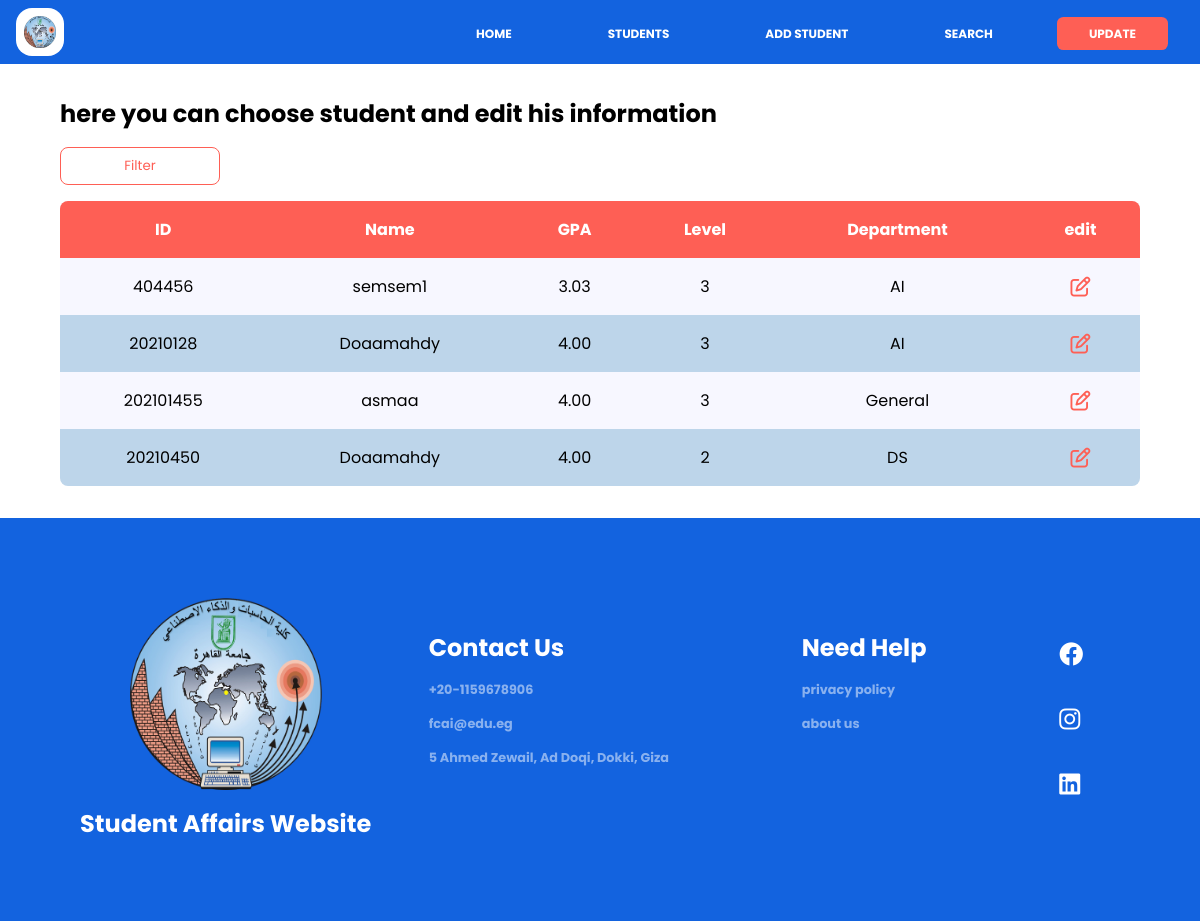
The app's page /update/, older data.
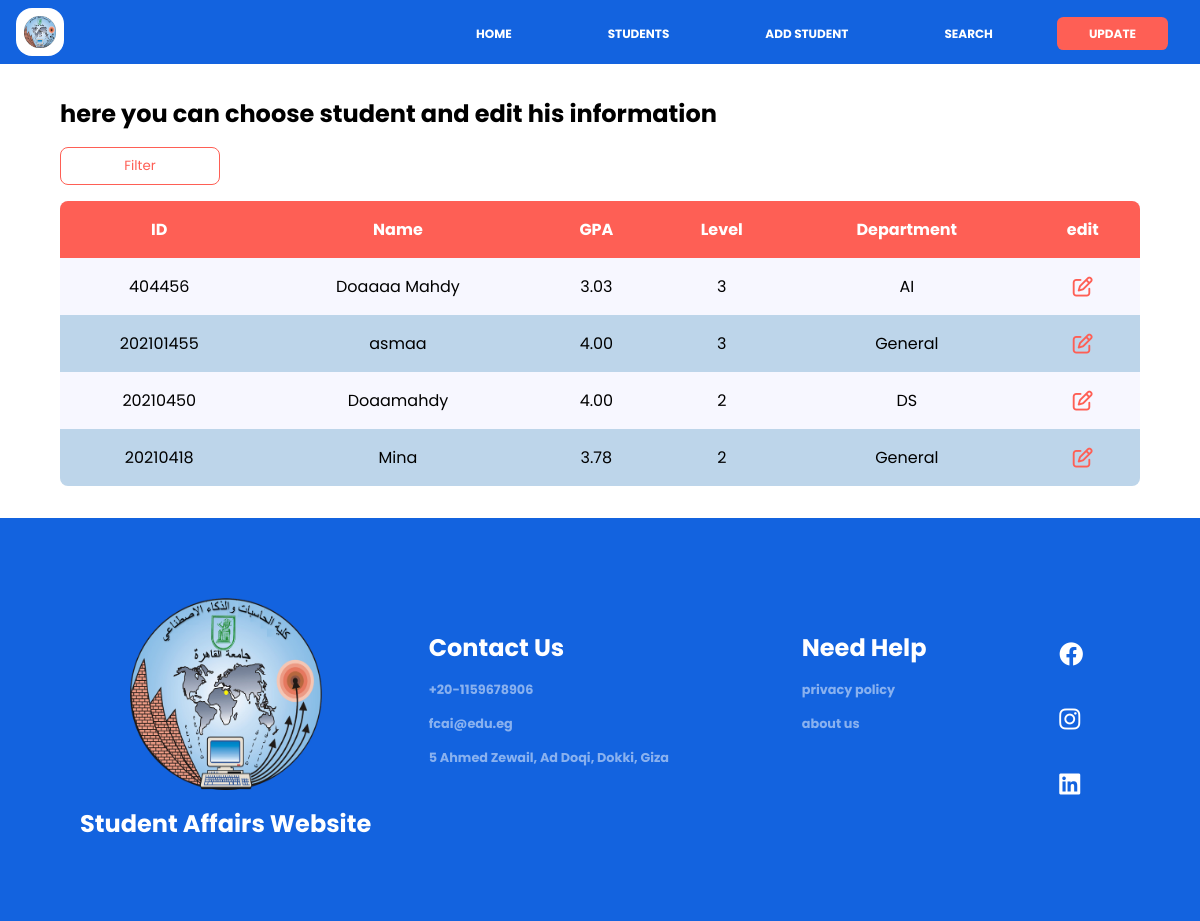
The same page, newer data.
### pages/models.py (models this page shows, shortened)
class Student(models.Model):
    ID = models.CharField(max_length=255, primary_key=True)
    name = models.CharField(max_length=255)
    birthDate = models.DateField(auto_now=False, auto_now_add=False, default=timezone.now)
    GPA = models.DecimalField(max_digits=3, decimal_places=2)
    email = models.CharField(max_length=255)
    phone = models.CharField(max_length=11)
    level_choices = [
        ("1", "one"),
        ("2", "two"),
        ("3", "three"),
        ("4", "four"),
    ]
    level = models.CharField(max_length=10,
                    choices=level_choices, null=True)
    department_choices = [
        ("General", "General"),
        ("CS", "Computer Science"),
        ("IT", "Information Technology"),
        ("IS", "Information System"),
        ("DS", "Decision Support"),
        ("AI", "Artificial Intelligence"),
    ]
    department = models.CharField(max_length=40,
                                choices=department_choices, null=True)
    gender_choices = [
        ("male", "male"),
        ("female", "female")
    ]
    gender = models.CharField(max_length=10,
                            choices=gender_choices, null=True)
    status_choices = [
        ("active", "active"),
        ("inactive", "inactive")
    ]
    status = models.CharField(max_length=15,
                            choices=status_choices, null=True)

### pages/views.py (the view)
# urls.py: path('update/', views.update, name='update'),
def update(request):
    template = loader.get_template('update.html')
    students = Student.objects.all().values()
    context = {
      'students' : students,
    }
    return HttpResponse(template.render(context, request))

### pages/templates/update.html (shortened to what this page needs)
{% extends 'master.html' %}
{% load static %}
{% block styles %}
<link rel="stylesheet" href="{% static 'css/style.css' %}" />
<link rel="stylesheet" href="{% static 'css/styleUpdate.css' %}" />
<link rel="stylesheet" href="{% static 'css/fontawesome/css/all.css' %}" />
{% endblock %}
{% block contents %}
<section class="table-section">
  <h1>here you can choose student and edit his information</h1>
  <div class="filter-section">
    <button id="filter">Filter</button>
  </div>
  <table>
    <thead>
      <tr class="table-row">
        <th>ID</th>
        <th class="name">Name</th>
        <th class="gpa">GPA</th>
        <th class="level">Level</th>
        <th>Department</th>
        <th>edit</th>
      </tr>
    </thead>
    <tbody id="studentsTable">
      {% for student in students %}
      <tr class="table-row">
        <td class="table-col">{{student.ID}}</td>
        <td class="name table-col">{{student.name}}</td>
        <td class="gpa table-col">{{student.GPA}}</td>
        <td class="level table-col">{{student.level}}</td>
        <td class="table-col">{{student.department}}</td>
        <td class="table-col"><a href="edit/{{student.ID}}"><i class="fa-regular fa-pen-to-square fa-lg" style="color: rgba(254, 95, 85);"></a></i></td>
      </tr>
      {% endfor %}
    </tbody>
  </table>
</section>
{% endblock %}

Row changes from the older to the newer data that the page shows:
removed Student: ID "20210128", name "Doaamahdy", GPA "4.00", level "3", department "AI"
changed Student "AI": name "semsem1" → "Doaaaa Mahdy"
added Student: ID "20210418", name "Mina", GPA "3.78", level "2", department "General"
